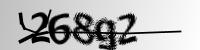
#> input picture resources/assets/img/samples/268g2.png, 200 x 50 px; its folder holds only this picture in this run
$ jupyter execute --allow-errors wholeCAPTCHA_SVM_87acc_WPred.ipynb
#> lines starting #> are read from the running program, lines starting #| are printed output that depends on the picture; after the words box and inside, x2 and y2 are one past the last pixel; in counts of white or black regions, pixels touching at a corner belong together
#> further down, image is the input picture: shape (50, 200); min 0, max 255, mean 180.8
#> `image = cv2.adaptiveThreshold(image, 255, cv2.ADAPTIVE_THRESH_GAUSSIAN..`:
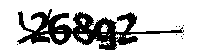
#> image: shape (50, 200); 75.2% white; 9 black regions (8 under 20 px), largest, box (x1, y1, x2, y2) and area: (17, 9, 184, 50) 2474
#> `image = cv2.morphologyEx(image, cv2.MORPH_CLOSE, kernel)`:
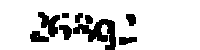
#> image: shape (50, 200); 84.2% white; 9 black regions, largest, box (x1, y1, x2, y2) and area: (73, 19, 116, 50) 637, (38, 12, 60, 37) 294, (30, 31, 49, 42) 150
#> `image = cv2.dilate(image, kernel, iterations = 1)`:
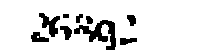
#> image: shape (50, 200); 87.5% white; 9 black regions, largest, box (x1, y1, x2, y2) and area: (74, 20, 116, 50) 515, (39, 13, 60, 37) 236, (31, 32, 49, 42) 118
#> `image = cv2.GaussianBlur(image, (5,5), 0)`:
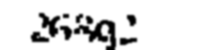
#> image: shape (50, 200); min 0, max 255, mean 223.2
[cell 1]
import matplotlib.pyplot as plt
import matplotlib.image as img
import os
import numpy as np
import pandas as pd
from tensorflow import keras as k
from keras.utils import np_utils
import cv2
from PIL import Image
from keras.preprocessing.image import ImageDataGenerator
from keras.utils import img_to_array
from sklearn.preprocessing import LabelEncoder, OneHotEncoder
from sklearn.model_selection import train_test_split
from keras.models import Sequential
from keras.layers import Activation, MaxPooling2D, Flatten, Conv2D, Dropout, Dense
from sklearn.svm import SVC
from sklearn import metrics

[cell 2]
X=[]
y=[]

# Looping through the folder for the images
#> (the rest of this cell did not finish here and is left out)

$ run again, on resources/assets/img/samples/2w4y7.png
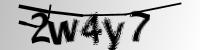
#> input picture resources/assets/img/samples/2w4y7.png, 200 x 50 px
#> image is the input picture: shape (50, 200); min 0, max 255, mean 183
#> `image = cv2.adaptiveThreshold(image, 255, cv2.ADAPTIVE_THRESH_GAUSSIAN..`:
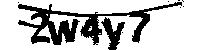
#> image: shape (50, 200); 76.4% white; 9 black regions (7 under 20 px), largest, box (x1, y1, x2, y2) and area: (18, 2, 182, 45) 2002, (101, 17, 125, 50) 345
#> `image = cv2.GaussianBlur(image, (5,5), 0)`:
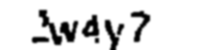
#> image: shape (50, 200); min 0, max 255, mean 222.5

$ run again, on resources/assets/img/samples/36w25.png
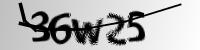
#> input picture resources/assets/img/samples/36w25.png, 200 x 50 px
#> image is the input picture: shape (50, 200); min 0, max 255, mean 181.9
#> `image = cv2.adaptiveThreshold(image, 255, cv2.ADAPTIVE_THRESH_GAUSSIAN..`:
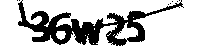
#> image: shape (50, 200); 76% white; 8 black regions (7 under 20 px), largest, box (x1, y1, x2, y2) and area: (18, 0, 184, 46) 2395
#> `image = cv2.GaussianBlur(image, (5,5), 0)`:
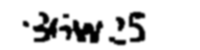
#> image: shape (50, 200); min 0, max 255, mean 218.7

$ run again, on resources/assets/img/samples/378e5.png
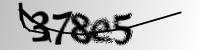
#> input picture resources/assets/img/samples/378e5.png, 200 x 50 px
#> image is the input picture: shape (50, 200); min 0, max 255, mean 185
#> `image = cv2.adaptiveThreshold(image, 255, cv2.ADAPTIVE_THRESH_GAUSSIAN..`:
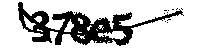
#> image: shape (50, 200); 76.6% white; 12 black regions (11 under 20 px), largest, box (x1, y1, x2, y2) and area: (18, 2, 184, 46) 2317
#> `image = cv2.GaussianBlur(image, (5,5), 0)`:
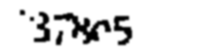
#> image: shape (50, 200); min 0, max 255, mean 223.8
